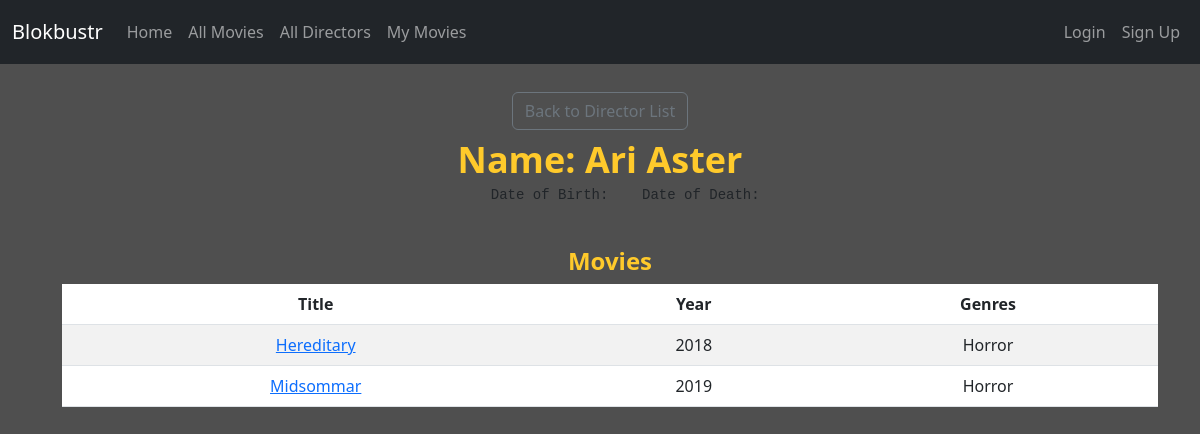
The page /directors/7/ on the database its author committed.
### catalog/models.py (models this page shows, shortened)
class Director(models.Model):
    first_name = models.CharField(max_length=60)
    last_name = models.CharField(max_length=60)
    date_of_birth = models.CharField(max_length=60, blank=True, default='')
    date_of_death = models.CharField(max_length=60, blank=True, default='')
    class Meta:
        ordering = ["last_name", "first_name"]

class Movie(models.Model):
    title = models.CharField(max_length=200)
    year_created = models.PositiveIntegerField(null=True, blank=True)
    description = models.TextField(blank=True)
    genres = models.ManyToManyField(Genre, related_name="movies", help_text="Select one genre")
    themes = models.ManyToManyField(Theme, related_name="movies", blank=True)
    directors = models.ManyToManyField(Director, related_name="movies", blank=True)
    movie_image = models.ImageField(upload_to="images/", null=True, blank=True)
    class Meta:
        ordering = ["title"]
    def get_absolute_url(self):
        return reverse("movie_detail", args=[str(self.id)])

class Genre(models.Model):
    name = models.CharField(max_length=100, unique=True, help_text="Enter a genre (e.g., Action)")
    def __str__(self):
        return self.name

### catalog/views.py (the view)
# urls.py: path('directors/<int:pk>/', views.director_detail, name='director_detail'),
def director_detail(request, pk):
    director = get_object_or_404(Director, pk=pk)
    return render(request, 'catalog/director_detail.html', {'director': director})

### catalog/templates/catalog/director_detail.html (shortened to what this page needs)
{% extends "catalog/base.html" %}
{% block content %}
  <p><a class="btn btn-outline-secondary" href="{% url 'director_list' %}">Back to Director List</a></p>
  <h1>Name: {{ director.first_name }} {{ director.last_name }}</h1>
    <pre class=tab>
        Date of Birth:  {{ director.date_of_birth }}  Date of Death:  {{ director.date_of_death }}
    </pre>
  <div style="margin-left:20px;margin-top:20px">
    <h4>Movies</h4>
    {% with movies=director.movies.all %}
    {% if movies %}
    <table class="table table-striped table-hover">
      <thead>
        <tr>
          <th>Title</th>
          <th>Year</th>
          <th>Genres</th>
        </tr>
      </thead>
      <tbody>
        {% for movie in movies %}
        <tr>
          <td><a href="{{ movie.get_absolute_url }}">{{ movie.title }}</a></td>
          <td>{{ movie.year_created|default:"—" }}</td>
          <td>{{ movie.genres.all|join:", " }}</td>
        </tr>
        {% endfor %}
      </tbody>
    </table>
    {% else %}
    <p>No movies on record for this director.</p>
    {% endif %}
    {% endwith %}
  </div>
{% endblock %}

### catalog/static/css/my_style_v1.css (style rules this page uses)
html { font-size: 16px; font-family: arial, sans-serif; background-color: #4f4f4f; }
p, li { font-size: 16px; font-weight: 400; font-style: normal; color: #ffffff; line-height: 1.5; margin-top: 4px; margin-bottom: 4px; }
h1 { color: #ffca2b; font-size: 36px; font-weight: bold; margin-top: 8px; margin-bottom: 4px; }
h2, h3, h4 { color: #ffca2b; font-size: 24px; font-weight: bold; }

### catalog/templates/catalog/base.html (style rules this page uses)
body { background-color: #4f4f4f; }

### rows shown on the page
Director: first_name "Ari", last_name "Aster"
Movie: title "Hereditary", year_created "2018", genres.all "Horror"
Movie: title "Midsommar", year_created "2019", genres.all "Horror"
